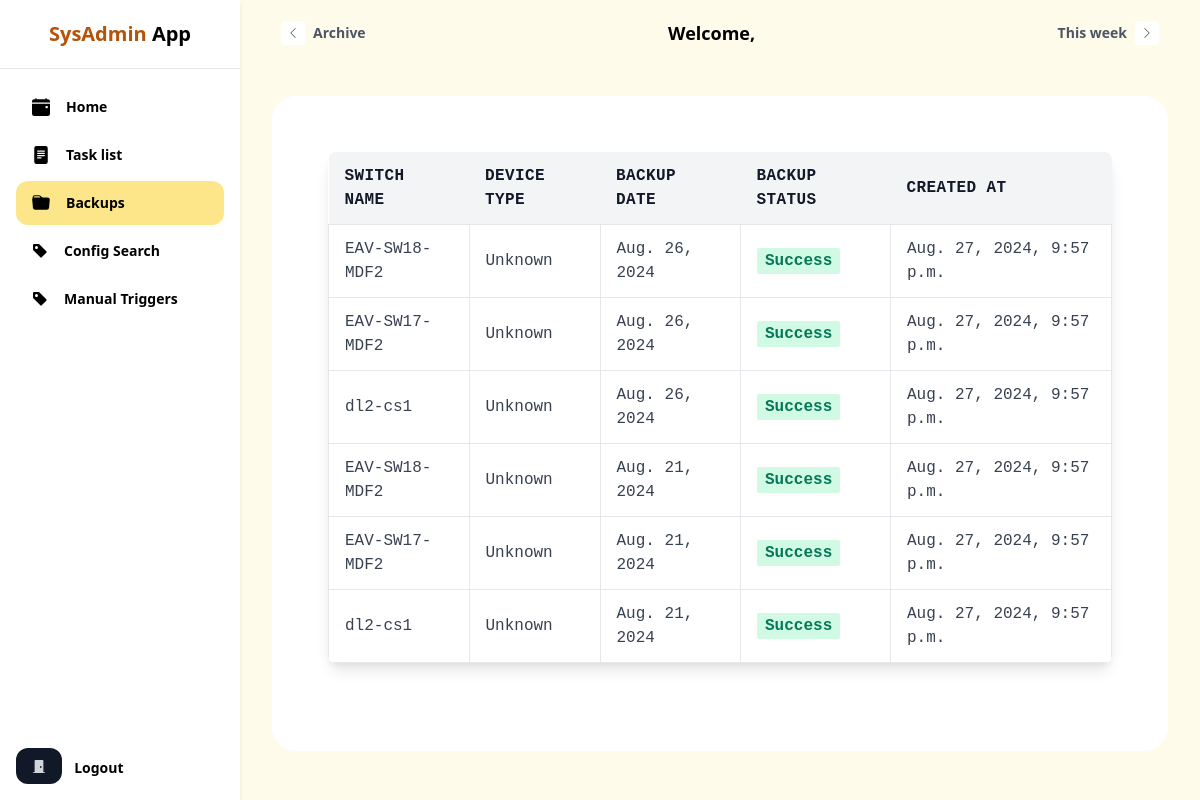
The page /dashboard/backups on the database as committed earlier.
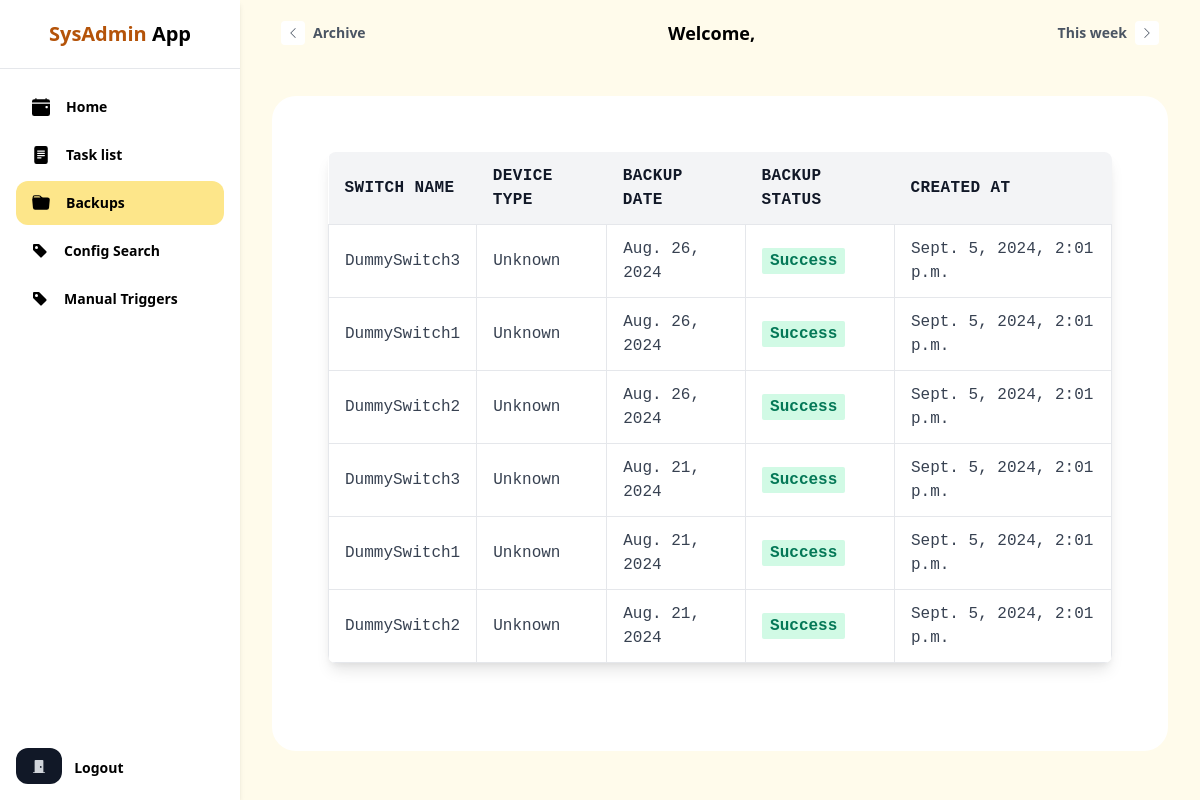
The same page on the database as committed later.
### Backups/models.py (models this page shows, shortened)
class Backup(models.Model):
    switch_name = models.CharField(max_length=100)
    device_type = models.CharField(max_length=50)
    backup_date = models.DateField()
    config_data = models.JSONField()
    backup_status = models.CharField(max_length=20)
    created_at = models.DateTimeField(auto_now_add=True)

### Backups/views.py (the view)
# urls.py: path("dashboard/backups", backups_view, name="backups"),
def backups_view(request):
    backups = Backup.objects.all()
    log.debug(backups)
    return render(request, 'backups.html', {'backups': backups})

### dashboard/templatetags/custom_filters.py (called while the page is built)
@register.filter
def first_name_from_email(email):
    if email:
        first_part = email.split("@")[0].split(".")[0]
        return first_part.capitalize()
    return ""

### templates/backups.html
{% extends "base.html" %} {% block content %}
<section class="container mx-auto p-6 font-mono">
  <div class="w-full mb-8 overflow-hidden rounded-lg shadow-lg">
    <div class="w-full overflow-x-auto">
      <table class="w-full">
        <thead>
          <tr
            class="text-md font-semibold tracking-wide text-left text-gray-900 bg-gray-100 uppercase border-b border-gray-600"
          >
            <th class="px-4 py-3">Switch Name</th>
            <th class="px-4 py-3">Device Type</th>
            <th class="px-4 py-3">Backup Date</th>
            <th class="px-4 py-3">Backup Status</th>
            <th class="px-4 py-3">Created At</th>
          </tr>
        </thead>
        <tbody class="bg-white">
          {% for backup in backups %}
          <tr class="text-gray-700">
            <td class="px-4 py-3 border">{{ backup.switch_name }}</td>
            <td class="px-4 py-3 border">{{ backup.device_type }}</td>
            <td class="px-4 py-3 border">{{ backup.backup_date }}</td>
            <td class="px-4 py-3 border">
              <span
                class="px-2 py-1 font-semibold leading-tight {% if backup.backup_status == 'Success' %}text-green-700 bg-green-100{% elif backup.backup_status == 'Pending' %}text-orange-700 bg-gray-100{% else %}text-red-700 bg-red-100{% endif %} rounded-sm"
              >
                {{ backup.backup_status }}
              </span>
            </td>
            <td class="px-4 py-3 border">{{ backup.created_at }}</td>
          </tr>
          {% empty %}
          <tr>
            <td colspan="5" class="px-4 py-3 border text-center">
              No backup data available.
            </td>
          </tr>
          {% endfor %}
        </tbody>
      </table>
    </div>
  </div>
</section>
{% endblock %}

### templates/base.html (shortened to what this page needs)
{% load custom_filters %}
{% load static %}
<!DOCTYPE html>
<html>
  <head>
    <link
      href="https://cdn.jsdelivr.net/npm/tailwindcss@2.0.2/dist/tailwind.min.css"
      rel="stylesheet"
    />
  </head>
  <body class="relative bg-yellow-50 overflow-hidden max-h-screen">
    <header class="fixed right-0 top-0 left-60 bg-yellow-50 py-3 px-4 h-16">
      <div class="max-w-4xl mx-auto">
        <div class="flex items-center justify-between">
          <div>
            <button
              type="button"
              class="flex items-center focus:outline-none rounded-lg text-gray-600 hover:text-yellow-600 focus:text-yellow-600 font-semibold p-2 border border-transparent hover:border-yellow-300 focus:border-yellow-300 transition"
            >
              <span
                class="inline-flex items-center justify-center w-6 h-6 text-gray-600 text-xs rounded bg-white transition mr-2"
              >
                <svg
                  xmlns="http://www.w3.org/2000/svg"
                  width="1em"
                  height="1em"
                  fill="currentColor"
                  class="bi bi-chevron-left"
                  viewBox="0 0 16 16"
                >
                  <path
                    fill-rule="evenodd"
                    d="M11.354 1.646a.5.5 0 0 1 0 .708L5.707 8l5.647 5.646a.5.5 0 0 1-.708.708l-6-6a.5.5 0 0 1 0-.708l6-6a.5.5 0 0 1 .708 0z"
                  />
                </svg>
              </span>
              <span class="text-sm">Archive</span>
            </button>
          </div>
          <div class="text-lg font-bold">Welcome, {{ user.email|first_name_from_email }}</div>
          <div>
            <button
              type="button"
              class="flex items-center focus:outline-none rounded-lg text-gray-600 hover:text-yellow-600 focus:text-yellow-600 font-semibold p-2 border border-transparent hover:border-yellow-300 focus:border-yellow-300 transition"
            >
              <span class="text-sm">This week</span>
              <span
                class="inline-flex items-center justify-center w-6 h-6 text-gray-600 text-xs rounded bg-white transition ml-2"
              >
                <svg
                  xmlns="http://www.w3.org/2000/svg"
                  width="1em"
                  height="1em"
                  fill="currentColor"
                  class="bi bi-chevron-right"
                  viewBox="0 0 16 16"
                >
                  <path
                    fill-rule="evenodd"
                    d="M4.646 1.646a.5.5 0 0 1 .708 0l6 6a.5.5 0 0 1 0 .708l-6 6a.5.5 0 0 1-.708-.708L10.293 8 4.646 2.354a.5.5 0 0 1 0-.708z"
                  />
                </svg>
              </span>
            </button>
          </div>
        </div>
      </div>
    </header>
    <aside class="fixed inset-y-0 left-0 bg-white shadow-md max-h-screen w-60">
      <div class="flex flex-col justify-between h-full">
        <div class="flex-grow">
          <div class="px-4 py-6 text-center border-b">
            <h1 class="text-xl font-bold leading-none">
              <span class="text-yellow-700">SysAdmin</span> App
            </h1>
          </div>
          <div class="p-4">
            <ul class="space-y-1">
              <li>
                <a
                  href="{% url 'home' %}"
                  class="flex items-center {% if request.path == '/dashboard' %}bg-yellow-200{% else %}bg-white hover:bg-yellow-200{% endif %} rounded-xl font-bold text-sm text-black py-3 px-4"
                >
                  Home
                </a>
              </li>
                <li>
                  <a
                    href="{%url 'task_list' %}"
                    class="flex items-center {% if request.path == '/dashboard/TaskList/' %}bg-yellow-200{% else %}bg-white hover:bg-yellow-200{% endif %} rounded-xl font-bold text-sm text-black py-3 px-4"                  >
                    Task list
                  </a>
                </li>
                <li>
                  <a
                    href="{%url 'backups' %}"
                    class="flex items-center {% if request.path == '/dashboard/backups' %}bg-yellow-200{% else %}bg-white hover:bg-yellow-200{% endif %} rounded-xl font-bold text-sm text-black py-3 px-4">
                    Backups
                  </a>
                </li>
                <li>
                  <a
                    href="{%url 'config_search' %}"
                    class="flex items-center {% if request.path == '/dashboard/config_search' %}bg-yellow-200{% else %}bg-white hover:bg-yellow-200{% endif %} rounded-xl font-bold text-sm text-black py-3 px-4"                  >
                    <svg
                      xmlns="http://www.w3.org/2000/svg"
                      width="16"
                      height="16"
                      fill="currentColor"
                      class="text-lg mr-4"
                      viewBox="0 0 16 16"
                    >
                      <path
                        d="M2 1a1 1 0 0 0-1 1v4.586a1 1 0 0 0 .293.707l7 7a1 1 0 0 0 1.414 0l4.586-4.586a1 1 0 0 0 0-1.414l-7-7A1 1 0 0 0 6.586 1H2zm4 3.5a1.5 1.5 0 1 1-3 0 1.5 1.5 0 0 1 3 0z"
                      /></svg
                    >Config Search
                  </a>
                </li>
                <li>
                  <a
                    href="{% url 'manual_triggers' %}"
                    class="flex items-center {% if request.path == '/dashboard/healthcheck/' %}bg-yellow-200{% else %}bg-white hover:bg-yellow-200{% endif %} rounded-xl font-bold text-sm text-black py-3 px-4"
                  >
                    <svg
                      xmlns="http://www.w3.org/2000/svg"
                      width="16"
                      height="16"
                      fill="currentColor"
                      class="text-lg mr-4"
                      viewBox="0 0 16 16"
                    >
                      <path
                        d="M2 1a1 1 0 0 0-1 1v4.586a1 1 0 0 0 .293.707l7 7a1 1 0 0 0 1.414 0l4.586-4.586a1 1 0 0 0 0-1.414l-7-7A1 1 0 0 0 6.586 1H2zm4 3.5a1.5 1.5 0 1 1-3 0 1.5 1.5 0 0 1 3 0z"
                      /></svg
                    >Manual Triggers
                  </a>
                </li>
              </ul>
            </div>
          </div>
          <div class="p-4">
            <form action="{% url 'logout' %}" method="post">
              <button
                type="submit"
                class="inline-flex items-center justify-center h-9 px-4 rounded-xl bg-gray-900 text-gray-300 hover:text-white text-sm font-semibold transition"
              >
                <svg
                  xmlns="http://www.w3.org/2000/svg"
                  width="1em"
                  height="1em"
                  fill="currentColor"
                  class=""
                  viewBox="0 0 16 16"
                >
                  <path
                    d="M12 1a1 1 0 0 1 1 1v13h1.5a.5.5 0 0 1 0 1h-13a.5.5 0 0 1 0-1H3V2a1 1 0 0 1 1-1h8zm-2 9a1 1 0 1 0 0-2 1 1 0 0 0 0 2z"
                  />
                </svg>
              </button>
              <span class="font-bold text-sm ml-2">Logout</span>
            </form>
          </div>
        </div>
      </aside>
      <main class="ml-60 pt-16 max-h-screen overflow-auto">
        <div class="px-6 py-8">
          <div class="max-w-4xl mx-auto">
            <div class="bg-white rounded-3xl p-8 mb-5">
              {% block content %}{% endblock %}
            </div>
          </div>
        </div>
      </main>
    </body>
  </html>

Rows that differ between the two databases and show on the page:
removed Backup: switch_name "EAV-SW18-MDF2", device_type "Unknown", backup_date "Aug. 26, 2024", backup_status "Success", created_at "Aug. 27, 2024, 9:57 p.m."
removed Backup: switch_name "EAV-SW17-MDF2", device_type "Unknown", backup_date "Aug. 26, 2024", backup_status "Success", created_at "Aug. 27, 2024, 9:57 p.m."
removed Backup: switch_name "dl2-cs1", device_type "Unknown", backup_date "Aug. 26, 2024", backup_status "Success", created_at "Aug. 27, 2024, 9:57 p.m."
removed Backup: switch_name "EAV-SW18-MDF2", device_type "Unknown", backup_date "Aug. 21, 2024", backup_status "Success", created_at "Aug. 27, 2024, 9:57 p.m."
removed Backup: switch_name "EAV-SW17-MDF2", device_type "Unknown", backup_date "Aug. 21, 2024", backup_status "Success", created_at "Aug. 27, 2024, 9:57 p.m."
removed Backup: switch_name "dl2-cs1", device_type "Unknown", backup_date "Aug. 21, 2024", backup_status "Success", created_at "Aug. 27, 2024, 9:57 p.m."
added Backup: switch_name "DummySwitch3", device_type "Unknown", backup_date "Aug. 26, 2024", backup_status "Success", created_at "Sept. 5, 2024, 2:01 p.m."
added Backup: switch_name "DummySwitch1", device_type "Unknown", backup_date "Aug. 26, 2024", backup_status "Success", created_at "Sept. 5, 2024, 2:01 p.m."
added Backup: switch_name "DummySwitch2", device_type "Unknown", backup_date "Aug. 26, 2024", backup_status "Success", created_at "Sept. 5, 2024, 2:01 p.m."
added Backup: switch_name "DummySwitch3", device_type "Unknown", backup_date "Aug. 21, 2024", backup_status "Success", created_at "Sept. 5, 2024, 2:01 p.m."
added Backup: switch_name "DummySwitch1", device_type "Unknown", backup_date "Aug. 21, 2024", backup_status "Success", created_at "Sept. 5, 2024, 2:01 p.m."
added Backup: switch_name "DummySwitch2", device_type "Unknown", backup_date "Aug. 21, 2024", backup_status "Success", created_at "Sept. 5, 2024, 2:01 p.m."
